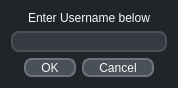
<?xml version="1.0" encoding="UTF-8"?>
<ui version="4.0">
 <class>LoginWindow</class>
 <widget class="QDialog" name="LoginWindow">
  <property name="enabled">
   <bool>true</bool>
  </property>
  <property name="geometry">
   <rect>
    <x>0</x>
    <y>0</y>
    <width>178</width>
    <height>77</height>
   </rect>
  </property>
  <property name="minimumSize">
   <size>
    <width>0</width>
    <height>0</height>
   </size>
  </property>
  <property name="maximumSize">
   <size>
    <width>178</width>
    <height>100</height>
   </size>
  </property>
  <property name="windowTitle">
   <string>Dialog</string>
  </property>
  <property name="layoutDirection">
   <enum>Qt::LeftToRight</enum>
  </property>
  <property name="styleSheet">
   <string notr="true">QDialog{
background-color: #212529;
}</string>
  </property>
  <property name="sizeGripEnabled">
   <bool>false</bool>
  </property>
  <layout class="QGridLayout" name="gridLayout">
   <item row="2" column="0" alignment="Qt::AlignHCenter">
    <widget class="QDialogButtonBox" name="buttonBox">
     <property name="styleSheet">
      <string notr="true">QPushButton {
    border: 2px solid #6c757d;
    border-radius: 8.4px;
    padding: 1 15 0px 15px;
    background: #495057;
    color: #f8f9fa;
    font: 600 10pt &quot;SF Pro Text&quot;;
}</string>
     </property>
     <property name="orientation">
      <enum>Qt::Horizontal</enum>
     </property>
     <property name="standardButtons">
      <set>QDialogButtonBox::Cancel|QDialogButtonBox::Ok</set>
     </property>
    </widget>
   </item>
   <item row="0" column="0">
    <widget class="QLabel" name="label">
     <property name="autoFillBackground">
      <bool>false</bool>
     </property>
     <property name="styleSheet">
      <string notr="true">QLabel {
    color: #f8f9fa;
    font: 600 15pt &quot;SF Pro Text&quot;;
}</string>
     </property>
     <property name="text">
      <string>Enter Username below</string>
     </property>
     <property name="alignment">
      <set>Qt::AlignCenter</set>
     </property>
     <property name="wordWrap">
      <bool>false</bool>
     </property>
    </widget>
   </item>
   <item row="1" column="0">
    <widget class="QLineEdit" name="lineEdit">
     <property name="styleSheet">
      <string notr="true">QLineEdit{
    border: 1.5px solid #495057;
    border-radius: 8.4px;
    padding: 0 0 1px 8px;
    background: #343a40;
    color: #f8f9fa;
    font: 600 8pt &quot;SF Pro Text&quot;;
    selection-background-color: darkgray;
}</string>
     </property>
     <property name="text">
      <string/>
     </property>
    </widget>
   </item>
  </layout>
 </widget>
 <resources/>
 <connections>
  <connection>
   <sender>buttonBox</sender>
   <signal>accepted()</signal>
   <receiver>LoginWindow</receiver>
   <slot>accept()</slot>
   <hints>
    <hint type="sourcelabel">
     <x>248</x>
     <y>254</y>
    </hint>
    <hint type="destinationlabel">
     <x>157</x>
     <y>274</y>
    </hint>
   </hints>
  </connection>
  <connection>
   <sender>buttonBox</sender>
   <signal>rejected()</signal>
   <receiver>LoginWindow</receiver>
   <slot>reject()</slot>
   <hints>
    <hint type="sourcelabel">
     <x>316</x>
     <y>260</y>
    </hint>
    <hint type="destinationlabel">
     <x>286</x>
     <y>274</y>
    </hint>
   </hints>
  </connection>
 </connections>
</ui>
